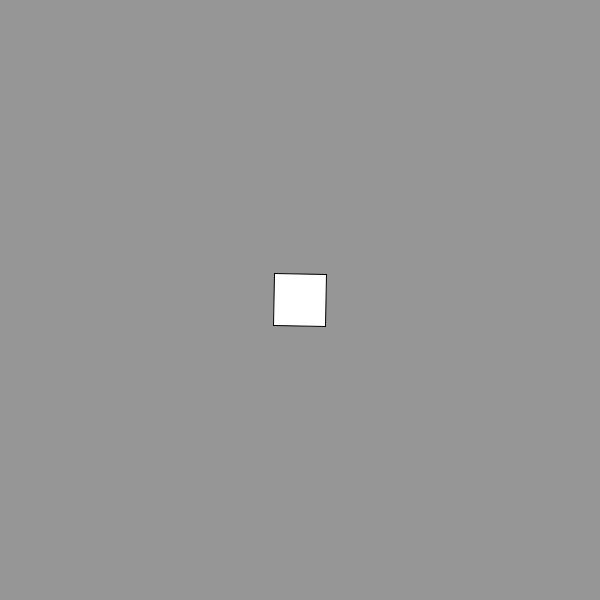
Frame 1 (no input)
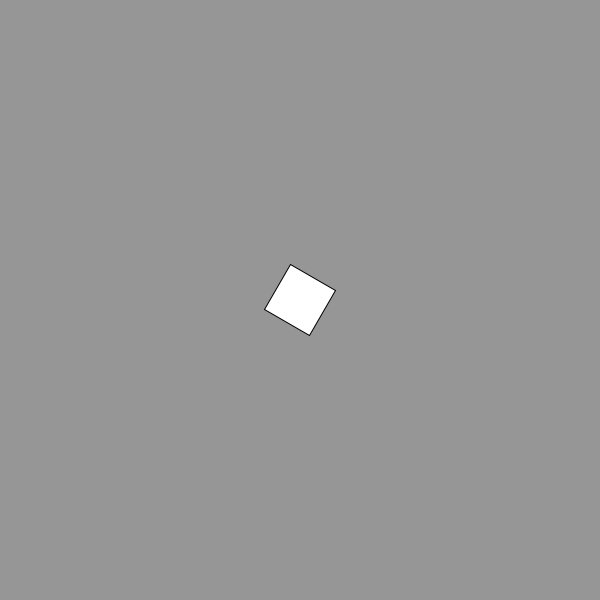
Frame 60 (the mouse pressed at the canvas centre just before this capture)
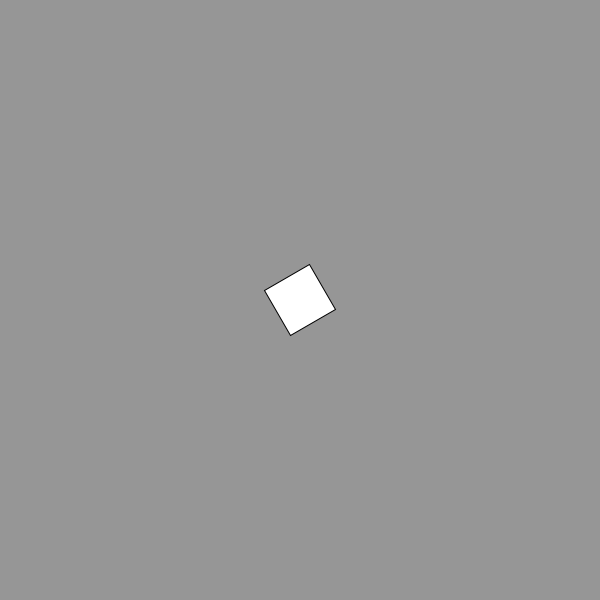
Frame 120 (the mouse held since frame 60 and released just before this capture)

The Processing sketch that drew these frames (run headless with seeded random() and noise(); from frame 60 on, the mouse is pressed at the canvas centre):

// Processing sketch: rotate
// ── rotate.pde
//global variable
int myRotation;

void setup() {
  size(600,600);
  myRotation = 0;
}

void draw() {
  background(150);

  myRotation+=2;
  float rad = radians(myRotation);
  
  translate(width/2, height/2);
  rotate(rad);
  rect(-26, -26, 52, 52);
  
}
